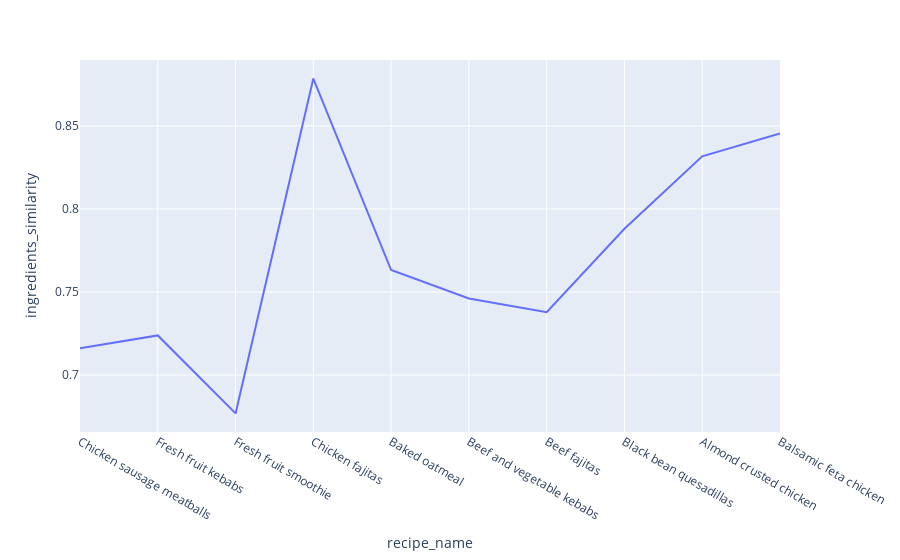

Notebook code for this chart:
### Code cell
fig = px.line(df_recipe, x='recipe_name', y='ingredients_similarity')
fig.show()

### Figure 1 — Plotly figure (JSON) as saved in the notebook; plotly's stock layout.template omitted (floating-point values rounded to 4 significant figures)
{"data": [{"hovertemplate": "recipe_name=%{x}<br>ingredients_similarity=%{y}<extra></extra>", "legendgroup": "", "line": {"color": "#636efa", "dash": "solid"}, "marker": {"symbol": "circle"}, "mode": "lines", "name": "", "orientation": "v", "showlegend": false, "type": "scatter", "x": ["Chicken sausage meatballs", "Fresh fruit kebabs", "Fresh fruit smoothie", "Chicken fajitas", "Baked oatmeal", "Beef and vegetable kebabs", "Beef fajitas", "Black bean quesadillas", "Almond crusted chicken", "Balsamic feta chicken"], "xaxis": "x", "y": [0.7161, 0.7238, 0.6769, 0.8785, 0.7632, 0.7461, 0.7378, 0.7881, 0.8317, 0.8454], "yaxis": "y"}], "layout": {"legend": {"tracegroupgap": 0}, "margin": {"t": 60}, "xaxis": {"anchor": "y", "domain": [0, 1], "title": {"text": "recipe_name"}}, "yaxis": {"anchor": "x", "domain": [0, 1], "title": {"text": "ingredients_similarity"}}}}
